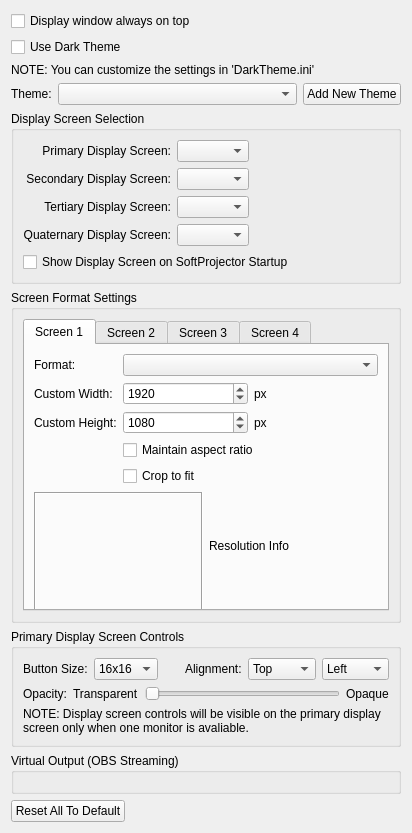
<?xml version="1.0" encoding="UTF-8"?>
<ui version="4.0">
 <class>GeneralSettingWidget</class>
 <widget class="QWidget" name="GeneralSettingWidget">
  <property name="geometry">
   <rect>
    <x>0</x>
    <y>0</y>
    <width>412</width>
    <height>440</height>
   </rect>
  </property>
  <layout class="QVBoxLayout" name="verticalLayout">
   <item>
    <widget class="QCheckBox" name="checkBoxDisplayOnTop">
     <property name="toolTip">
      <string>If checked, the screen &quot;window&quot; is always drawn on top of other windows. This prevents the user from accidently drawing a window onto the projector's screen.</string>
     </property>
     <property name="text">
      <string>Display window always on top</string>
     </property>
    </widget>
   </item>
   <item>
    <widget class="QCheckBox" name="checkBoxUseDarkTheme">
     <property name="toolTip">
      <string>Immediately Updates Registry</string>
     </property>
     <property name="text">
      <string>Use Dark Theme</string>
     </property>
    </widget>
   </item>
   <item>
    <widget class="QLabel" name="labelDarkThemeInfo">
     <property name="toolTip">
      <string/>
     </property>
     <property name="text">
      <string>NOTE: You can customize the settings in 'DarkTheme.ini'</string>
     </property>
    </widget>
   </item>
   <item>
    <layout class="QHBoxLayout" name="horizontalLayout_2">
     <item>
      <widget class="QLabel" name="label">
       <property name="text">
        <string>Theme:</string>
       </property>
      </widget>
     </item>
     <item>
      <widget class="QComboBox" name="comboBoxTheme">
       <property name="sizePolicy">
        <sizepolicy hsizetype="MinimumExpanding" vsizetype="Fixed">
         <horstretch>0</horstretch>
         <verstretch>0</verstretch>
        </sizepolicy>
       </property>
      </widget>
     </item>
     <item>
      <widget class="QPushButton" name="pushButtonAddTheme">
       <property name="text">
        <string>Add New Theme</string>
       </property>
       <property name="icon">
        <iconset resource="softprojector.qrc">
         <normaloff>:/icons/icons/add.png</normaloff>:/icons/icons/add.png</iconset>
       </property>
      </widget>
     </item>
    </layout>
   </item>
    <item>
     <widget class="QGroupBox" name="groupBoxDisplayScreen">
      <property name="title">
       <string>Display Screen Selection</string>
      </property>
      <layout class="QGridLayout" name="gridLayout">
       <item row="1" column="1">
        <widget class="QComboBox" name="comboBoxDisplayScreen_2">
         <property name="sizePolicy">
          <sizepolicy hsizetype="Expanding" vsizetype="Fixed">
           <horstretch>0</horstretch>
           <verstretch>0</verstretch>
          </sizepolicy>
         </property>
         <property name="toolTip">
          <string>Select onto which screen to display</string>
         </property>
        </widget>
       </item>
       <item row="1" column="2">
        <spacer name="horizontalSpacer_3">
         <property name="orientation">
          <enum>Qt::Horizontal</enum>
         </property>
         <property name="sizeHint" stdset="0">
          <size>
           <width>162</width>
           <height>20</height>
          </size>
         </property>
        </spacer>
       </item>
       <item row="0" column="2">
        <spacer name="horizontalSpacer_2">
         <property name="orientation">
          <enum>Qt::Horizontal</enum>
         </property>
         <property name="sizeHint" stdset="0">
          <size>
           <width>162</width>
           <height>20</height>
          </size>
         </property>
        </spacer>
       </item>
       <item row="2" column="2">
        <spacer name="horizontalSpacer_5">
         <property name="orientation">
          <enum>Qt::Horizontal</enum>
         </property>
         <property name="sizeHint" stdset="0">
          <size>
           <width>40</width>
           <height>20</height>
          </size>
         </property>
        </spacer>
       </item>
       <item row="0" column="0">
        <widget class="QLabel" name="label_displayScreen">
         <property name="text">
          <string>Primary Display Screen:</string>
         </property>
         <property name="alignment">
          <set>Qt::AlignRight|Qt::AlignTrailing|Qt::AlignVCenter</set>
         </property>
        </widget>
       </item>
       <item row="2" column="1">
        <widget class="QComboBox" name="comboBoxDisplayScreen_3">
         <property name="sizePolicy">
          <sizepolicy hsizetype="Expanding" vsizetype="Fixed">
           <horstretch>0</horstretch>
           <verstretch>0</verstretch>
          </sizepolicy>
         </property>
         <property name="toolTip">
          <string>Select onto which screen to display</string>
         </property>
        </widget>
       </item>
       <item row="0" column="1">
        <widget class="QComboBox" name="comboBoxDisplayScreen">
         <property name="sizePolicy">
          <sizepolicy hsizetype="MinimumExpanding" vsizetype="Fixed">
           <horstretch>0</horstretch>
           <verstretch>0</verstretch>
          </sizepolicy>
         </property>
         <property name="toolTip">
          <string>Select onto which screen to dispaly</string>
         </property>
        </widget>
       </item>
       <item row="2" column="0">
        <widget class="QLabel" name="label_displayScreen_3">
         <property name="text">
          <string>Tertiary Display Screen:</string>
         </property>
         <property name="alignment">
          <set>Qt::AlignRight|Qt::AlignTrailing|Qt::AlignVCenter</set>
         </property>
        </widget>
       </item>
       <item row="1" column="0">
        <widget class="QLabel" name="label_displayScreen_2">
         <property name="text">
          <string>Secondary Display Screen:</string>
         </property>
         <property name="alignment">
          <set>Qt::AlignRight|Qt::AlignTrailing|Qt::AlignVCenter</set>
         </property>
        </widget>
       </item>
       <item row="4" column="0" colspan="3">
        <widget class="QCheckBox" name="checkBoxDisplayOnStartUp">
         <property name="text">
          <string>Show Display Screen on SoftProjector Startup</string>
         </property>
        </widget>
       </item>
       <item row="3" column="0">
        <widget class="QLabel" name="label_displayScreen_4">
         <property name="text">
          <string>Quaternary Display Screen:</string>
         </property>
         <property name="alignment">
          <set>Qt::AlignRight|Qt::AlignTrailing|Qt::AlignVCenter</set>
         </property>
        </widget>
       </item>
       <item row="3" column="1">
        <widget class="QComboBox" name="comboBoxDisplayScreen_4">
         <property name="toolTip">
          <string>Select onto which screen to display</string>
         </property>
        </widget>
       </item>
       <item row="3" column="2">
        <spacer name="horizontalSpacer_6">
         <property name="orientation">
          <enum>Qt::Horizontal</enum>
         </property>
         <property name="sizeHint" stdset="0">
          <size>
           <width>40</width>
           <height>20</height>
          </size>
         </property>
        </spacer>
       </item>
      </layout>
     </widget>
    </item>
    <item>
     <widget class="QGroupBox" name="groupBoxScreenFormat">
      <property name="title">
       <string>Screen Format Settings</string>
      </property>
      <layout class="QVBoxLayout" name="verticalLayoutScreenFormat">
       <item>
        <widget class="QTabWidget" name="tabWidgetScreenFormat">
         <property name="sizePolicy">
          <sizepolicy hsizetype="Expanding" vsizetype="Minimum">
           <horstretch>0</horstretch>
           <verstretch>0</verstretch>
          </sizepolicy>
         </property>
         <property name="toolTip">
          <string>Configure output format for each display screen</string>
         </property>
         <property name="tabsClosable">
          <bool>false</bool>
         </property>
         <property name="movable">
          <bool>false</bool>
         </property>
         <widget class="QWidget" name="tabScreenFormat1">
          <attribute name="title">
           <string>Screen 1</string>
          </attribute>
          <layout class="QFormLayout" name="formLayoutScreenFormat1">
           <item row="0" column="0">
            <widget class="QLabel" name="labelFormat1">
             <property name="text">
              <string>Format:</string>
             </property>
            </widget>
           </item>
           <item row="0" column="1">
            <widget class="QComboBox" name="comboBoxFormat1">
             <property name="toolTip">
              <string>Select output format preset</string>
             </property>
            </widget>
           </item>
           <item row="1" column="0">
            <widget class="QLabel" name="labelCustomWidth1">
             <property name="text">
              <string>Custom Width:</string>
             </property>
            </widget>
           </item>
           <item row="1" column="1">
            <layout class="QHBoxLayout" name="horizontalLayoutCustomWidth1">
             <item>
              <widget class="QSpinBox" name="spinBoxCustomWidth1">
               <property name="minimum">
                <number>320</number>
               </property>
               <property name="maximum">
                <number>7680</number>
               </property>
               <property name="value">
                <number>1920</number>
               </property>
               <property name="toolTip">
                <string>Custom output width in pixels</string>
               </property>
              </widget>
             </item>
             <item>
              <widget class="QLabel" name="labelPx1">
               <property name="text">
                <string>px</string>
               </property>
              </widget>
             </item>
            </layout>
           </item>
           <item row="2" column="0">
            <widget class="QLabel" name="labelCustomHeight1">
             <property name="text">
              <string>Custom Height:</string>
             </property>
            </widget>
           </item>
           <item row="2" column="1">
            <layout class="QHBoxLayout" name="horizontalLayoutCustomHeight1">
             <item>
              <widget class="QSpinBox" name="spinBoxCustomHeight1">
               <property name="minimum">
                <number>240</number>
               </property>
               <property name="maximum">
                <number>4320</number>
               </property>
               <property name="value">
                <number>1080</number>
               </property>
               <property name="toolTip">
                <string>Custom output height in pixels</string>
               </property>
              </widget>
             </item>
             <item>
              <widget class="QLabel" name="labelPx2">
               <property name="text">
                <string>px</string>
               </property>
              </widget>
             </item>
            </layout>
           </item>
            <item row="3" column="0">
             <spacer name="verticalSpacerFormat1">
              <property name="orientation">
               <enum>Qt::Vertical</enum>
              </property>
              <property name="sizeHint" stdset="0">
               <size>
                <width>20</width>
                <height>10</height>
               </size>
              </property>
             </spacer>
            </item>
            <item row="3" column="1">
             <layout class="QVBoxLayout" name="verticalLayoutCheckboxes1">
              <item>
               <widget class="QCheckBox" name="checkBoxMaintainAspect1">
                <property name="toolTip">
                 <string>Maintain aspect ratio when scaling content</string>
                </property>
                <property name="text">
                 <string>Maintain aspect ratio</string>
                </property>
               </widget>
              </item>
              <item>
               <widget class="QCheckBox" name="checkBoxCropToFit1">
                <property name="toolTip">
                 <string>Crop content to fill the output area</string>
                </property>
                <property name="text">
                 <string>Crop to fit</string>
                </property>
               </widget>
              </item>
             </layout>
            </item>
            <item row="4" column="0" colspan="2">
             <layout class="QHBoxLayout" name="horizontalLayoutPreview1">
              <item>
               <widget class="QLabel" name="labelPreview1">
                <property name="minimumSize">
                 <size>
                  <width>160</width>
                  <height>120</height>
                 </size>
                </property>
                <property name="maximumSize">
                 <size>
                  <width>200</width>
                  <height>150</height>
                 </size>
                </property>
                <property name="frameShape">
                 <enum>QFrame::Box</enum>
                </property>
                <property name="frameShadow">
                 <enum>QFrame::Sunken</enum>
                </property>
                <property name="text">
                 <string/>
                </property>
                <property name="alignment">
                 <set>Qt::AlignCenter</set>
                </property>
               </widget>
              </item>
              <item>
               <widget class="QLabel" name="labelResolutionInfo1">
                <property name="text">
                 <string>Resolution Info</string>
                </property>
                <property name="wordWrap">
                 <bool>true</bool>
                </property>
               </widget>
              </item>
             </layout>
            </item>
           </layout>
         </widget>
         <widget class="QWidget" name="tabScreenFormat2">
          <attribute name="title">
           <string>Screen 2</string>
          </attribute>
          <layout class="QFormLayout" name="formLayoutScreenFormat2">
           <item row="0" column="0">
            <widget class="QLabel" name="labelFormat2">
             <property name="text">
              <string>Format:</string>
             </property>
            </widget>
           </item>
           <item row="0" column="1">
            <widget class="QComboBox" name="comboBoxFormat2">
             <property name="toolTip">
              <string>Select output format preset</string>
             </property>
            </widget>
           </item>
           <item row="1" column="0">
            <widget class="QLabel" name="labelCustomWidth2">
             <property name="text">
              <string>Custom Width:</string>
             </property>
            </widget>
           </item>
           <item row="1" column="1">
            <layout class="QHBoxLayout" name="horizontalLayoutCustomWidth2">
             <item>
              <widget class="QSpinBox" name="spinBoxCustomWidth2">
               <property name="minimum">
                <number>320</number>
               </property>
               <property name="maximum">
                <number>7680</number>
               </property>
               <property name="value">
                <number>1920</number>
               </property>
               <property name="toolTip">
                <string>Custom output width in pixels</string>
               </property>
              </widget>
             </item>
             <item>
              <widget class="QLabel" name="labelPx3">
               <property name="text">
                <string>px</string>
               </property>
              </widget>
             </item>
            </layout>
           </item>
           <item row="2" column="0">
            <widget class="QLabel" name="labelCustomHeight2">
             <property name="text">
              <string>Custom Height:</string>
             </property>
            </widget>
           </item>
           <item row="2" column="1">
            <layout class="QHBoxLayout" name="horizontalLayoutCustomHeight2">
             <item>
              <widget class="QSpinBox" name="spinBoxCustomHeight2">
               <property name="minimum">
                <number>240</number>
               </property>
               <property name="maximum">
                <number>4320</number>
               </property>
               <property name="value">
                <number>1080</number>
               </property>
               <property name="toolTip">
                <string>Custom output height in pixels</string>
               </property>
              </widget>
             </item>
             <item>
              <widget class="QLabel" name="labelPx4">
               <property name="text">
                <string>px</string>
               </property>
              </widget>
             </item>
            </layout>
           </item>
            <item row="3" column="0">
             <spacer name="verticalSpacerFormat2">
              <property name="orientation">
               <enum>Qt::Vertical</enum>
              </property>
              <property name="sizeHint" stdset="0">
               <size>
                <width>20</width>
                <height>10</height>
               </size>
              </property>
             </spacer>
            </item>
            <item row="3" column="1">
             <layout class="QVBoxLayout" name="verticalLayoutCheckboxes2">
              <item>
               <widget class="QCheckBox" name="checkBoxMaintainAspect2">
                <property name="toolTip">
                 <string>Maintain aspect ratio when scaling content</string>
                </property>
                <property name="text">
                 <string>Maintain aspect ratio</string>
                </property>
               </widget>
              </item>
              <item>
               <widget class="QCheckBox" name="checkBoxCropToFit2">
                <property name="toolTip">
                 <string>Crop content to fill the output area</string>
                </property>
                <property name="text">
                 <string>Crop to fit</string>
                </property>
               </widget>
              </item>
             </layout>
            </item>
            <item row="4" column="0" colspan="2">
             <layout class="QHBoxLayout" name="horizontalLayoutPreview2">
              <item>
               <widget class="QLabel" name="labelPreview2">
                <property name="minimumSize">
                 <size>
                  <width>160</width>
                  <height>120</height>
                 </size>
                </property>
                <property name="maximumSize">
                 <size>
                  <width>200</width>
                  <height>150</height>
                 </size>
                </property>
                <property name="frameShape">
                 <enum>QFrame::Box</enum>
                </property>
                <property name="frameShadow">
                 <enum>QFrame::Sunken</enum>
                </property>
                <property name="text">
                 <string/>
                </property>
                <property name="alignment">
                 <set>Qt::AlignCenter</set>
                </property>
               </widget>
              </item>
              <item>
               <widget class="QLabel" name="labelResolutionInfo2">
                <property name="text">
                 <string>Resolution Info</string>
                </property>
                <property name="wordWrap">
                 <bool>true</bool>
                </property>
               </widget>
              </item>
             </layout>
            </item>
           </layout>
         </widget>
         <widget class="QWidget" name="tabScreenFormat3">
          <attribute name="title">
           <string>Screen 3</string>
          </attribute>
          <layout class="QFormLayout" name="formLayoutScreenFormat3">
           <item row="0" column="0">
            <widget class="QLabel" name="labelFormat3">
             <property name="text">
              <string>Format:</string>
             </property>
            </widget>
           </item>
           <item row="0" column="1">
            <widget class="QComboBox" name="comboBoxFormat3">
             <property name="toolTip">
              <string>Select output format preset</string>
             </property>
            </widget>
           </item>
           <item row="1" column="0">
            <widget class="QLabel" name="labelCustomWidth3">
             <property name="text">
              <string>Custom Width:</string>
             </property>
            </widget>
           </item>
           <item row="1" column="1">
            <layout class="QHBoxLayout" name="horizontalLayoutCustomWidth3">
             <item>
              <widget class="QSpinBox" name="spinBoxCustomWidth3">
               <property name="minimum">
                <number>320</number>
               </property>
               <property name="maximum">
                <number>7680</number>
               </property>
               <property name="value">
                <number>1920</number>
               </property>
               <property name="toolTip">
                <string>Custom output width in pixels</string>
               </property>
              </widget>
             </item>
             <item>
              <widget class="QLabel" name="labelPx5">
               <property name="text">
                <string>px</string>
               </property>
              </widget>
             </item>
            </layout>
           </item>
           <item row="2" column="0">
            <widget class="QLabel" name="labelCustomHeight3">
             <property name="text">
              <string>Custom Height:</string>
             </property>
            </widget>
           </item>
           <item row="2" column="1">
            <layout class="QHBoxLayout" name="horizontalLayoutCustomHeight3">
             <item>
              <widget class="QSpinBox" name="spinBoxCustomHeight3">
               <property name="minimum">
                <number>240</number>
               </property>
               <property name="maximum">
                <number>4320</number>
               </property>
               <property name="value">
                <number>1080</number>
               </property>
               <property name="toolTip">
                <string>Custom output height in pixels</string>
               </property>
              </widget>
             </item>
             <item>
              <widget class="QLabel" name="labelPx6">
               <property name="text">
                <string>px</string>
               </property>
              </widget>
             </item>
            </layout>
           </item>
            <item row="3" column="0">
             <spacer name="verticalSpacerFormat3">
              <property name="orientation">
               <enum>Qt::Vertical</enum>
              </property>
              <property name="sizeHint" stdset="0">
               <size>
                <width>20</width>
                <height>10</height>
               </size>
              </property>
             </spacer>
            </item>
            <item row="3" column="1">
             <layout class="QVBoxLayout" name="verticalLayoutCheckboxes3">
              <item>
               <widget class="QCheckBox" name="checkBoxMaintainAspect3">
                <property name="toolTip">
                 <string>Maintain aspect ratio when scaling content</string>
                </property>
                <property name="text">
                 <string>Maintain aspect ratio</string>
                </property>
               </widget>
              </item>
              <item>
               <widget class="QCheckBox" name="checkBoxCropToFit3">
                <property name="toolTip">
                 <string>Crop content to fill the output area</string>
                </property>
                <property name="text">
                 <string>Crop to fit</string>
                </property>
               </widget>
              </item>
             </layout>
            </item>
            <item row="4" column="0" colspan="2">
             <layout class="QHBoxLayout" name="horizontalLayoutPreview3">
              <item>
               <widget class="QLabel" name="labelPreview3">
                <property name="minimumSize">
                 <size>
                  <width>160</width>
                  <height>120</height>
                 </size>
                </property>
                <property name="maximumSize">
                 <size>
                  <width>200</width>
                  <height>150</height>
                 </size>
                </property>
                <property name="frameShape">
                 <enum>QFrame::Box</enum>
                </property>
                <property name="frameShadow">
                 <enum>QFrame::Sunken</enum>
                </property>
                <property name="text">
                 <string/>
                </property>
                <property name="alignment">
                 <set>Qt::AlignCenter</set>
                </property>
               </widget>
              </item>
              <item>
               <widget class="QLabel" name="labelResolutionInfo3">
                <property name="text">
                 <string>Resolution Info</string>
                </property>
                <property name="wordWrap">
                 <bool>true</bool>
                </property>
               </widget>
              </item>
             </layout>
            </item>
           </layout>
         </widget>
         <widget class="QWidget" name="tabScreenFormat4">
          <attribute name="title">
           <string>Screen 4</string>
          </attribute>
          <layout class="QFormLayout" name="formLayoutScreenFormat4">
           <item row="0" column="0">
            <widget class="QLabel" name="labelFormat4">
             <property name="text">
              <string>Format:</string>
             </property>
            </widget>
           </item>
           <item row="0" column="1">
            <widget class="QComboBox" name="comboBoxFormat4">
             <property name="toolTip">
              <string>Select output format preset</string>
             </property>
            </widget>
           </item>
           <item row="1" column="0">
            <widget class="QLabel" name="labelCustomWidth4">
             <property name="text">
              <string>Custom Width:</string>
             </property>
            </widget>
           </item>
           <item row="1" column="1">
            <layout class="QHBoxLayout" name="horizontalLayoutCustomWidth4">
             <item>
              <widget class="QSpinBox" name="spinBoxCustomWidth4">
               <property name="minimum">
                <number>320</number>
               </property>
               <property name="maximum">
                <number>7680</number>
               </property>
               <property name="value">
                <number>1920</number>
               </property>
               <property name="toolTip">
                <string>Custom output width in pixels</string>
               </property>
              </widget>
             </item>
             <item>
              <widget class="QLabel" name="labelPx7">
               <property name="text">
                <string>px</string>
               </property>
              </widget>
             </item>
            </layout>
           </item>
           <item row="2" column="0">
            <widget class="QLabel" name="labelCustomHeight4">
             <property name="text">
              <string>Custom Height:</string>
             </property>
            </widget>
           </item>
           <item row="2" column="1">
            <layout class="QHBoxLayout" name="horizontalLayoutCustomHeight4">
             <item>
              <widget class="QSpinBox" name="spinBoxCustomHeight4">
               <property name="minimum">
                <number>240</number>
               </property>
               <property name="maximum">
                <number>4320</number>
               </property>
               <property name="value">
                <number>1080</number>
               </property>
               <property name="toolTip">
                <string>Custom output height in pixels</string>
               </property>
              </widget>
             </item>
             <item>
              <widget class="QLabel" name="labelPx8">
               <property name="text">
                <string>px</string>
               </property>
              </widget>
             </item>
            </layout>
           </item>
            <item row="3" column="0">
             <spacer name="verticalSpacerFormat4">
              <property name="orientation">
               <enum>Qt::Vertical</enum>
              </property>
              <property name="sizeHint" stdset="0">
               <size>
                <width>20</width>
                <height>10</height>
               </size>
              </property>
             </spacer>
            </item>
            <item row="3" column="1">
             <layout class="QVBoxLayout" name="verticalLayoutCheckboxes4">
              <item>
               <widget class="QCheckBox" name="checkBoxMaintainAspect4">
                <property name="toolTip">
                 <string>Maintain aspect ratio when scaling content</string>
                </property>
                <property name="text">
                 <string>Maintain aspect ratio</string>
                </property>
               </widget>
              </item>
              <item>
               <widget class="QCheckBox" name="checkBoxCropToFit4">
                <property name="toolTip">
                 <string>Crop content to fill the output area</string>
                </property>
                <property name="text">
                 <string>Crop to fit</string>
                </property>
               </widget>
              </item>
             </layout>
            </item>
            <item row="4" column="0" colspan="2">
             <layout class="QHBoxLayout" name="horizontalLayoutPreview4">
              <item>
               <widget class="QLabel" name="labelPreview4">
                <property name="minimumSize">
                 <size>
                  <width>160</width>
                  <height>120</height>
                 </size>
                </property>
                <property name="maximumSize">
                 <size>
                  <width>200</width>
                  <height>150</height>
                 </size>
                </property>
                <property name="frameShape">
                 <enum>QFrame::Box</enum>
                </property>
                <property name="frameShadow">
                 <enum>QFrame::Sunken</enum>
                </property>
                <property name="text">
                 <string/>
                </property>
                <property name="alignment">
                 <set>Qt::AlignCenter</set>
                </property>
               </widget>
              </item>
              <item>
               <widget class="QLabel" name="labelResolutionInfo4">
                <property name="text">
                 <string>Resolution Info</string>
                </property>
                <property name="wordWrap">
                 <bool>true</bool>
                </property>
               </widget>
              </item>
             </layout>
            </item>
           </layout>
         </widget>
        </widget>
       </item>
      </layout>
     </widget>
    </item>
   <item>
    <widget class="QGroupBox" name="groupBoxDisplayControls">
     <property name="title">
      <string>Primary Display Screen Controls</string>
     </property>
     <layout class="QGridLayout" name="gridLayout_4">
      <item row="0" column="0">
       <layout class="QHBoxLayout" name="horizontalLayout">
        <item>
         <widget class="QLabel" name="labelIconSize">
          <property name="text">
           <string>Button Size:</string>
          </property>
         </widget>
        </item>
        <item>
         <widget class="QComboBox" name="comboBoxIconSize">
          <item>
           <property name="text">
            <string>16x16</string>
           </property>
          </item>
          <item>
           <property name="text">
            <string>24x24</string>
           </property>
          </item>
          <item>
           <property name="text">
            <string>32x32</string>
           </property>
          </item>
          <item>
           <property name="text">
            <string>48x48</string>
           </property>
          </item>
          <item>
           <property name="text">
            <string>64x64</string>
           </property>
          </item>
          <item>
           <property name="text">
            <string>96x96</string>
           </property>
          </item>
         </widget>
        </item>
        <item>
         <spacer name="horizontalSpacer_4">
          <property name="orientation">
           <enum>Qt::Horizontal</enum>
          </property>
          <property name="sizeHint" stdset="0">
           <size>
            <width>40</width>
            <height>20</height>
           </size>
          </property>
         </spacer>
        </item>
        <item>
         <widget class="QLabel" name="labelAlignment">
          <property name="text">
           <string>Alignment:</string>
          </property>
         </widget>
        </item>
        <item>
         <widget class="QComboBox" name="comboBoxControlsAlignV">
          <item>
           <property name="text">
            <string>Top</string>
           </property>
          </item>
          <item>
           <property name="text">
            <string>Middle</string>
           </property>
          </item>
          <item>
           <property name="text">
            <string>Bottom</string>
           </property>
          </item>
         </widget>
        </item>
        <item>
         <widget class="QComboBox" name="comboBoxControlsAlignH">
          <item>
           <property name="text">
            <string>Left</string>
           </property>
          </item>
          <item>
           <property name="text">
            <string>Center</string>
           </property>
          </item>
          <item>
           <property name="text">
            <string>Right</string>
           </property>
          </item>
         </widget>
        </item>
       </layout>
      </item>
      <item row="1" column="0">
       <layout class="QHBoxLayout" name="horizontalLayout_3">
        <item>
         <widget class="QLabel" name="labelOpacity">
          <property name="text">
           <string>Opacity:</string>
          </property>
         </widget>
        </item>
        <item>
         <widget class="QLabel" name="labelTransparent">
          <property name="text">
           <string>Transparent</string>
          </property>
         </widget>
        </item>
        <item>
         <widget class="QSlider" name="horizontalSliderOpacity">
          <property name="maximum">
           <number>102</number>
          </property>
          <property name="orientation">
           <enum>Qt::Horizontal</enum>
          </property>
         </widget>
        </item>
        <item>
         <widget class="QLabel" name="labelOpaque">
          <property name="text">
           <string>Opaque</string>
          </property>
         </widget>
        </item>
       </layout>
      </item>
      <item row="2" column="0">
       <widget class="QLabel" name="labelControlsInfo">
        <property name="text">
         <string>NOTE: Display screen controls will be visible on the primary display screen only when one monitor is avaliable.</string>
        </property>
        <property name="wordWrap">
         <bool>true</bool>
        </property>
       </widget>
      </item>
     </layout>
    </widget>
    </item>
    <item>
     <widget class="QGroupBox" name="groupBoxVirtualOutput">
      <property name="title">
       <string>Virtual Output (OBS Streaming)</string>
      </property>
      <layout class="QVBoxLayout" name="verticalLayoutVirtualOutput">
      </layout>
     </widget>
    </item>
    <item>
     <spacer name="verticalSpacer">
     <property name="orientation">
      <enum>Qt::Vertical</enum>
     </property>
     <property name="sizeHint" stdset="0">
      <size>
       <width>20</width>
       <height>14</height>
      </size>
     </property>
    </spacer>
   </item>
   <item>
    <layout class="QGridLayout" name="gridLayout_2">
     <item row="0" column="0">
      <widget class="QPushButton" name="pushButtonDefault">
       <property name="text">
        <string>Reset All To Default</string>
       </property>
      </widget>
     </item>
     <item row="0" column="1">
      <spacer name="horizontalSpacer">
       <property name="orientation">
        <enum>Qt::Horizontal</enum>
       </property>
       <property name="sizeHint" stdset="0">
        <size>
         <width>40</width>
         <height>20</height>
        </size>
       </property>
      </spacer>
     </item>
    </layout>
   </item>
  </layout>
 </widget>
  <tabstops>
   <tabstop>checkBoxDisplayOnTop</tabstop>
   <tabstop>comboBoxTheme</tabstop>
   <tabstop>pushButtonAddTheme</tabstop>
   <tabstop>comboBoxDisplayScreen</tabstop>
   <tabstop>comboBoxDisplayScreen_2</tabstop>
   <tabstop>comboBoxFormat1</tabstop>
   <tabstop>spinBoxCustomWidth1</tabstop>
   <tabstop>spinBoxCustomHeight1</tabstop>
   <tabstop>checkBoxMaintainAspect1</tabstop>
   <tabstop>checkBoxCropToFit1</tabstop>
   <tabstop>comboBoxFormat2</tabstop>
   <tabstop>spinBoxCustomWidth2</tabstop>
   <tabstop>spinBoxCustomHeight2</tabstop>
   <tabstop>checkBoxMaintainAspect2</tabstop>
   <tabstop>checkBoxCropToFit2</tabstop>
   <tabstop>comboBoxFormat3</tabstop>
   <tabstop>spinBoxCustomWidth3</tabstop>
   <tabstop>spinBoxCustomHeight3</tabstop>
   <tabstop>checkBoxMaintainAspect3</tabstop>
   <tabstop>checkBoxCropToFit3</tabstop>
   <tabstop>comboBoxFormat4</tabstop>
   <tabstop>spinBoxCustomWidth4</tabstop>
   <tabstop>spinBoxCustomHeight4</tabstop>
   <tabstop>checkBoxMaintainAspect4</tabstop>
   <tabstop>checkBoxCropToFit4</tabstop>
   <tabstop>comboBoxIconSize</tabstop>
   <tabstop>comboBoxControlsAlignV</tabstop>
   <tabstop>comboBoxControlsAlignH</tabstop>
   <tabstop>horizontalSliderOpacity</tabstop>
   <tabstop>pushButtonDefault</tabstop>
  </tabstops>
 <resources>
  <include location="softprojector.qrc"/>
 </resources>
 <connections/>
</ui>
